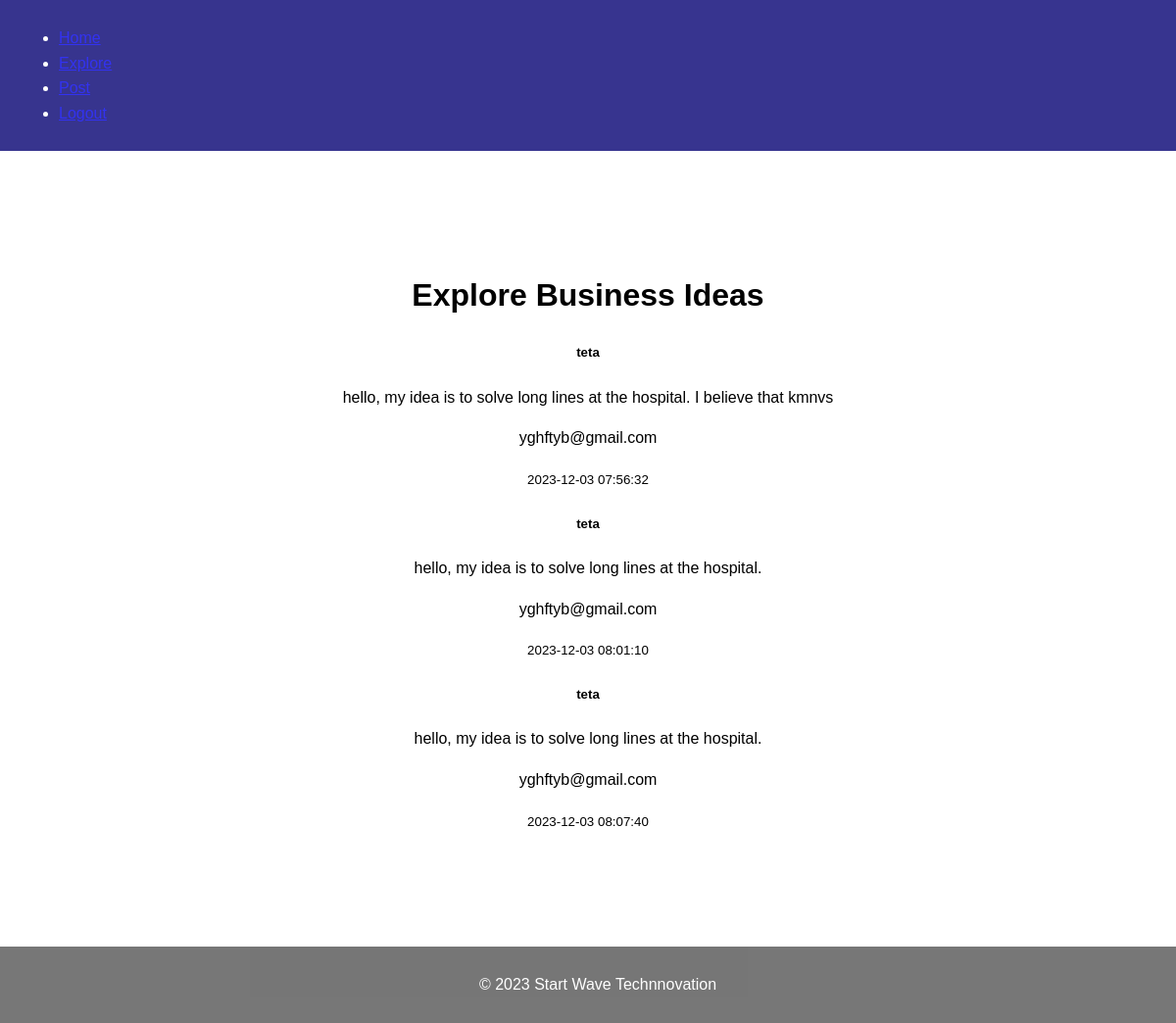
Before: /explore with the older database file.
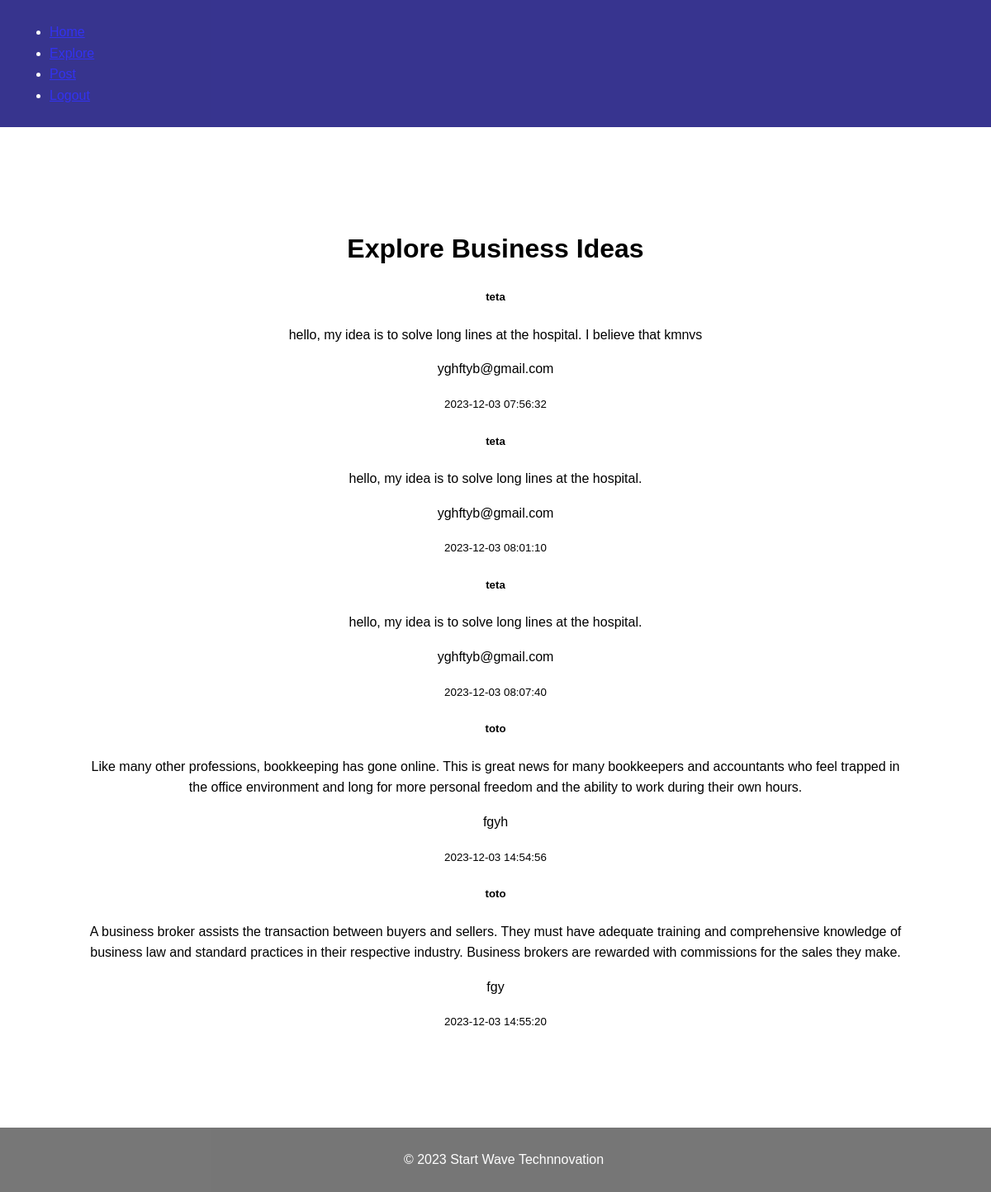
After: the same page with the newer database file.
### app.py (models this page shows)
class Post(db.Model):
    id = db.Column(db.Integer, primary_key=True)
    business_idea = db.Column(db.String(200), nullable=False)
    contact_information = db.Column(db.String(100), nullable=False)
    timestamp = db.Column(db.DateTime, default=datetime.utcnow)
    user_id = db.Column(db.Integer, db.ForeignKey('user.id'), nullable=False)
    user = db.relationship('User', backref=db.backref('posts', lazy=True))

class User(UserMixin, db.Model):
    id = db.Column(db.Integer, primary_key=True)
    username = db.Column(db.String(20), unique=True, nullable=False)
    email = db.Column(db.String(120), unique=True, nullable=False)
    password = db.Column(db.String(60), nullable=False)

### app.py (the view)
@app.route('/explore')
def explore():
    all_business_ideas = Post.query.all()
    all_contact_information = Post.query.all()
    return render_template('explore.html', posts=all_business_ideas, contact_information=all_contact_information)

### templates/explore.html (shortened to what this page needs)
<!DOCTYPE html>
<html lang="en">
<head>
    <link rel="stylesheet" href="{{ url_for('static', filename='css/explore.css') }}">
    <link rel="stylesheet" href="{{ url_for('static', filename='fontawesome-free-6.4.0-web/css/all.min.css') }}">
</head>
<body>
    <header>
    <ul>
        <li><a href="{{ url_for('index') }}">Home</a></li>
        <li><a href="{{ url_for('explore') }}">Explore</a></li>
        <li><a href="{{ url_for('post') }}">Post</a></li>
        <li><a href="{{ url_for('logout') }}">Logout</a></li>
    </ul>
    </header>
    <div class="container mt-5">
        <h1 class="mb-4">Explore Business Ideas</h1>
        {% for post in posts %}
            <div class="card mb-3">
                <div class="card-body">
                    <h5 class="card-title">{{ post.user.username }}</h5>
                    <p class="card-text">{{ post.business_idea }}</p>
                    <p class="card-text">{{ post.contact_information }}</p>
                    <p class="card-text"><small class="text-muted">{{ post.timestamp.strftime('%Y-%m-%d %H:%M:%S') }}</small></p>
                </div>
            </div>
        {% endfor %}
    </div>
    <footer>
        <p>&copy; 2023 Start Wave Technnovation</p>
    </footer>
</body>
</html>

### static/css/explore.css (style rules this page uses)
:root { --primary-color: #060273; --secondary-color: #333; --text-color: #333; }
body { font-family: Arial, sans-serif; line-height: 1.6; margin: 0; padding: 0; display: flex; flex-direction: column; justify-content: center; background-size: cover; }
header { display: flex; background-color: var(--primary-color); color: #fff; padding: 10px 20px; text-align: left; opacity: 0.8; }
.container { text-align: center; max-width: 100%; margin: 0 auto; padding: 100px; justify-content: center; }
footer { background-color: #555; color: #fff; padding: 10px; text-align: center; width: 100%; bottom: 0; opacity: 0.8; }

Changed rows visible on the page:
added Post: user.username "toto", business_idea "Like many other professions, bookkeeping has gone online. This is great news for many bookkeepers and accountants who feel trapped in the office environment and long for more personal freedom and the ability to work during their own hours.", contact_information "fgyh", timestamp "2023-12-03 14:54:56"
added Post: user.username "toto", business_idea "A business broker assists the transaction between buyers and sellers. They must have adequate training and comprehensive knowledge of business law and standard practices in their respective industry. Business brokers are rewarded with commissions for the sales they make.", contact_information "fgy", timestamp "2023-12-03 14:55:20"
